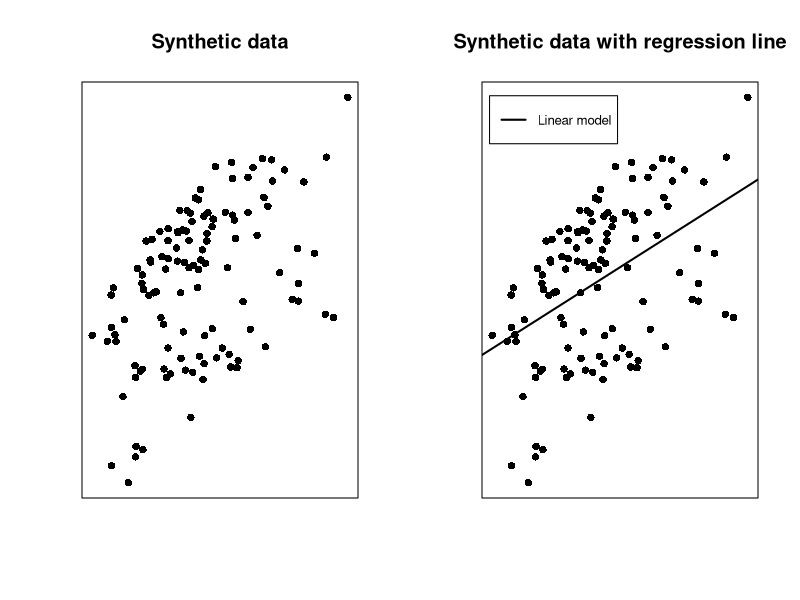

Here is the R script that generated this plot:
# this script generates Fig. 1.1 and Fig. 1.2


library(lme4)

# function to simulate data from a RI model
RI.simulate <- function(n.subject, n.meas.per.subject, a, b, sd.error, sd.ri){
  n.total <- n.subject * n.meas.per.subject
  
  #structure of the data set
  subject <- rep(1:n.subject, each = n.meas.per.subject)
  
  # days of sleep deprivation 
  x = rnorm(n.total)
  
  # errors
  error <- rnorm(n.total, mean = 0, sd = sd.error)
  
  # random intercept
  gamma <- rnorm(n.subject, sd = sd.ri)
  
  # linear RI model
  y <- a + b*x + gamma[subject] + error
  d <-  data.frame(x,y,subject)
  
  return(d)
}

# structure of the data
n.subject <- 3
n.meas.per.subject <- 40


# population intercept
a <- 1

# population slope
b <- 2

# error distribution
sd.error <- 1.5

# random intercept distribution
sd.ri <- 2

set.seed(6)
data <- RI.simulate(n.subject, n.meas.per.subject, a, b, sd.error, sd.ri)


par(mfrow = c(1,2))



# generate Fig. 1.1 ######################

plot(data$x, data$y, pch = 16, xaxt='n', yaxt='n', col = 1, main = "Synthetic data", xlab = "", ylab = "")
plot(data$x, data$y, pch = 16, xaxt='n', yaxt='n', col = 1, 
     main = "Synthetic data with regression line", xlab = "", ylab = "")

linmod <- lm(y ~ x, data = data)
abline(linmod, , lwd = 2, col = "black")
legend(x=-2, y=8, legend=c("Linear model"), col="black", lty=1:2, cex=0.8, lwd=2,y.intersp=2)
